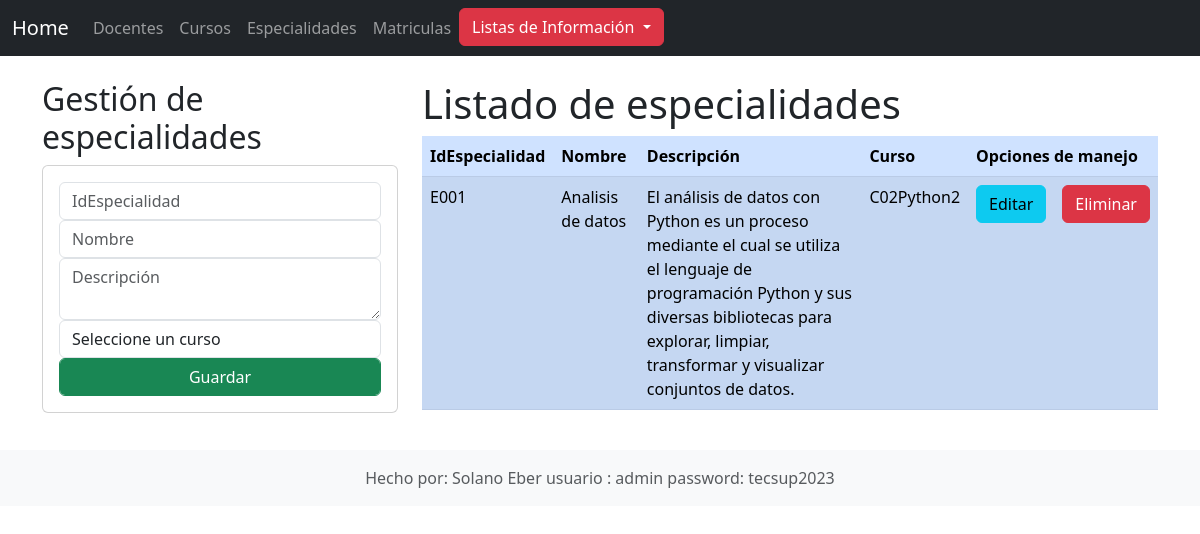
/especialidad, run on the app's committed database.
### Aplicaciones/Academico/models.py (models this page shows, shortened)
class Especialidad (models.Model):
    IdEspecialidad = models.CharField(primary_key=True,max_length=6)
    Nombre = models.CharField(max_length=50)
    Descripcion = models.TextField()
    Curso = models.ForeignKey(Curso, on_delete=models.CASCADE)

class Curso(models.Model):
    codigo=models.CharField(primary_key=True,max_length=6)
    nombre=models.CharField(max_length=50)
    creditos=models.PositiveIntegerField()
    def __str__(self):
        return f"{self.codigo}{self.nombre}{self.creditos}"

### Aplicaciones/Academico/views.py (the view)
# urls.py: path('especialidad',views.Especialidades,name='especialidad'),
def Especialidades(request):
    especialidadesListado = Especialidad.objects.all()
    cursosListado = Curso.objects.all()
    context = {
        "especialidades": especialidadesListado,
        "cursos": cursosListado
    }
    return render(request, "GestionEspecialidades.html", context)

### Aplicaciones/Academico/Templates/GestionEspecialidades.html (shortened to what this page needs)
{% extends './base.html' %}
{% block body %}
<div class="row">
    <div class="col-sm-12 col-md-6 col-lg-4 col-xl-4">
        <h2>Gestión de especialidades</h2>
        <div class="card">
            <div class="card-body">
                <form action="registrarespecialidad" method="POST">
                    <div class="form-group">
                        <input class="form-control" type="text" id="txtIdEspecialidad" name="txtIdEspecialidad" placeholder="IdEspecialidad">
                    </div>
                    <div class="form-group">
                        <input class="form-control" type="text" id="txtNombre" name="txtNombre" placeholder="Nombre">
                    </div>
                    <div class="form-group">
                        <textarea class="form-control" id="txtDescripcion" name="txtDescripcion" placeholder="Descripción"></textarea>
                    </div>
                    <div class="form-group">
                        <select class="form-control" id="sCurso" name="sCurso">
                            <option value="" disabled selected>Seleccione un curso</option>
                        </select>
                    </div>
                    <div class="form-group">
                        <button class="form-control btn btn-success" type="submit">Guardar</button>
                    </div>
                </form>
            </div>
        </div>
    </div>
    <div class="col-sm-12 col-md-6 col-lg-8 col-xl-8">
        <h1>Listado de especialidades</h1>
        <table class="table table-primary table-striped">
            <thead>
                <tr>
                    <th>IdEspecialidad</th>
                    <th>Nombre</th>
                    <th>Descripción</th>
                    <th>Curso</th>
                    <th colspan="2">Opciones de manejo</th>
                </tr>
            </thead>
            <tbody>
                {% for especialidad in especialidades %}
                    <tr>
                        <td>{{ especialidad.IdEspecialidad }}</td>
                        <td>{{ especialidad.Nombre }}</td>
                        <td>{{ especialidad.Descripcion }}</td>
                        <td>{{ especialidad.Curso }}</td>
                        <td><a href="edicionespecialidad/{{ especialidad.IdEspecialidad }}" class="btn btn-info">Editar</a></td>
                        <td><a href="eliminarespecialidad/{{ especialidad.IdEspecialidad }}" class="btn btn-danger">Eliminar</a></td>
                    </tr>
                {% endfor %}
            </tbody>
        </table>
    </div>
</div>
{% endblock %}

### data on the page
Especialidad: IdEspecialidad "E001", Nombre "Analisis de datos", Descripcion "El análisis de datos con Python es un proceso mediante el cual se utiliza el lenguaje de programación Python y sus diversas bibliotecas para explorar, limpiar, transformar y visualizar conjuntos de datos.", Curso "C02Python2"
